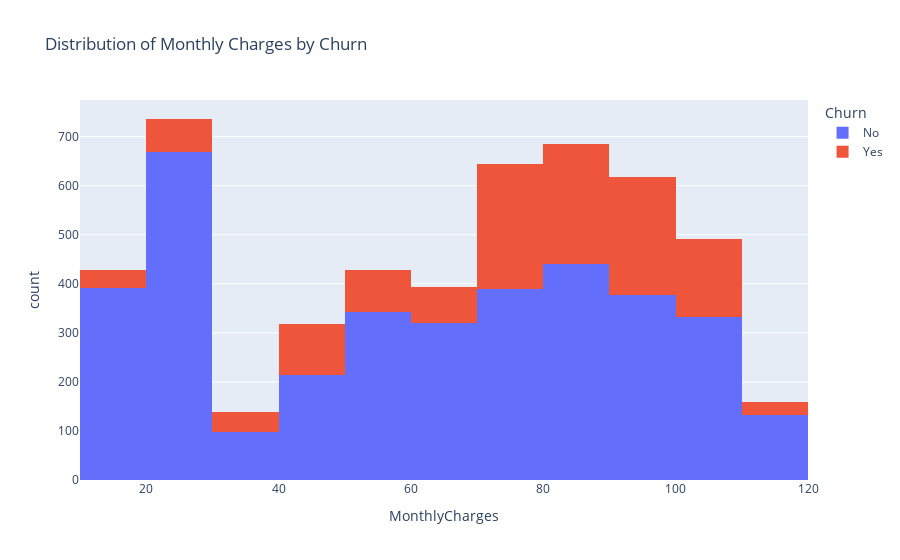

The code cell stored with this chart in its notebook:
### Markdown cell above
#### **Monthly Charge Against Churn**

### Code cell
#Create a histogram 
fig = px.histogram(df_merged, x="MonthlyCharges", color="Churn", nbins=20,
                   title="Distribution of Monthly Charges by Churn",
                   labels={"Monthly Charges": "Monthly Charges", "Churn": "Churn"})

#Display the plot
fig.show()

#Create subplots
fig, axes = plt.subplots(1, 2, figsize=(12, 6))

#Create histograms for Churn = Yes and Churn = No
sns.histplot(data=df_merged[df_merged["Churn"] == "Yes"], x="MonthlyCharges", bins=20, ax=axes[0], color="wheat", label="Churn = Yes")
sns.histplot(data=df_merged[df_merged["Churn"] == "No"], x="MonthlyCharges", bins=20, ax=axes[1], color="violet", label="Churn = No")

#Add labels and title to each subplot
axes[0].set_xlabel("Monthly Charges")
axes[0].set_ylabel("Count")
axes[0].set_title("Distribution of Monthly Charges for Churn = Yes")
axes[0].legend()

axes[1].set_xlabel("Monthly Charges")
axes[1].set_ylabel("Count")
axes[1].set_title("Distribution of Monthly Charges for Churn = No")
axes[1].legend()

#Adjust layout
plt.tight_layout()

#Show the plot
plt.show()

### Figure 1 — Plotly figure (JSON) as saved in the notebook; plotly's stock layout.template omitted (floating-point values rounded to 4 significant figures; data arrays with more than 128 entries replaced by an {"elided": "..."} marker saying what was removed)
{"data": [{"alignmentgroup": "True", "bingroup": "x", "hovertemplate": "Churn=No<br>MonthlyCharges=%{x}<br>count=%{y}<extra></extra>", "legendgroup": "No", "marker": {"color": "#636efa", "pattern": {"shape": ""}}, "name": "No", "nbinsx": 20, "offsetgroup": "No", "orientation": "v", "showlegend": true, "type": "histogram", "x": {"elided": "3707 float values"}, "xaxis": "x", "yaxis": "y"}, {"alignmentgroup": "True", "bingroup": "x", "hovertemplate": "Churn=Yes<br>MonthlyCharges=%{x}<br>count=%{y}<extra></extra>", "legendgroup": "Yes", "marker": {"color": "#EF553B", "pattern": {"shape": ""}}, "name": "Yes", "nbinsx": 20, "offsetgroup": "Yes", "orientation": "v", "showlegend": true, "type": "histogram", "x": {"elided": "1336 float values"}, "xaxis": "x", "yaxis": "y"}], "layout": {"barmode": "relative", "legend": {"title": {"text": "Churn"}, "tracegroupgap": 0}, "title": {"text": "Distribution of Monthly Charges by Churn"}, "xaxis": {"anchor": "y", "domain": [0, 1], "title": {"text": "MonthlyCharges"}}, "yaxis": {"anchor": "x", "domain": [0, 1], "title": {"text": "count"}}}}
